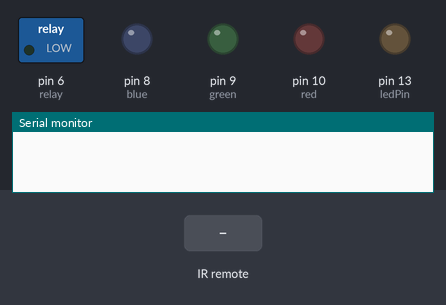
This sketch was run on a simulated Arduino Uno, built with avr-gcc and run on an emulated ATmega328P. On the bench: switched loads named in the sketch (green lamp = pin HIGH), output pins drawn as LEDs (lit = HIGH), the last lines printed to the serial monitor. The inputs (shaded band) are chosen by the test bench.

Above: at 1.2 s.
1.3 s: infrared code 0x18B07C3E received
At 2.1 s:
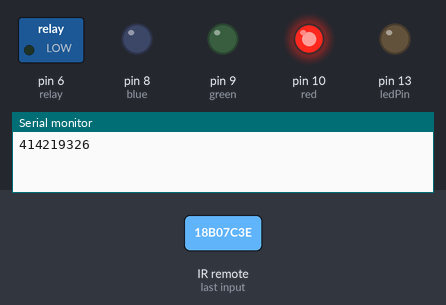
2.8 s: infrared code 0x738F2F1A received
At 3.2 s:
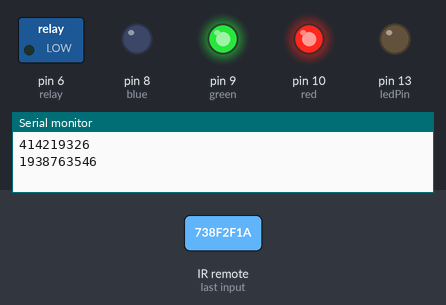
4.3 s: infrared code 0xAC77E57C received
At 5.5 s:
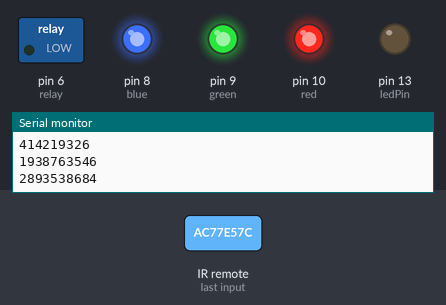
5.8 s: infrared code 0x24CA54E0 received
At 6.7 s:
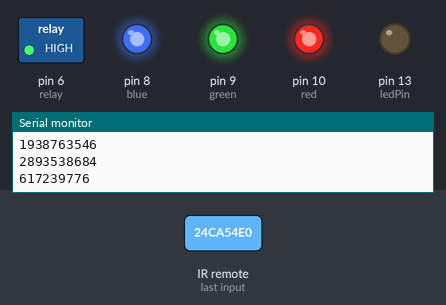
7.3 s: infrared code 0x18B07C3E received
At 7.9 s:
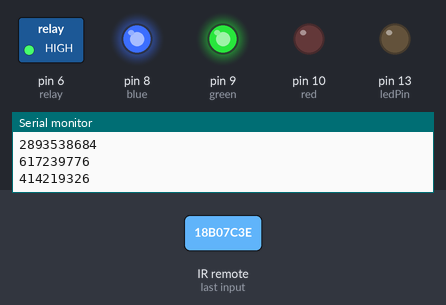
8.8 s: infrared code 0x738F2F1A received
At 10.2 s:
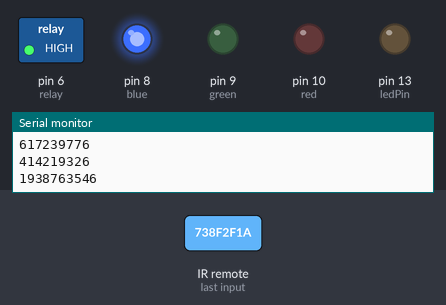
Timing chart, 0 to 11.3 s (numbered marks = the images above; inputs shaded):
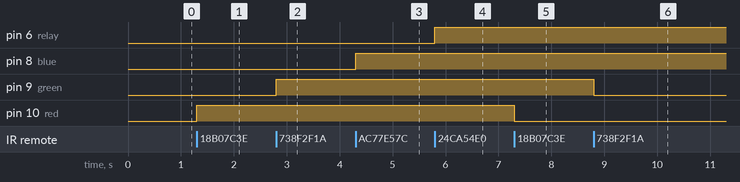

Measured:
- after the input at 1.3 s, pin 10 (red): LOW → HIGH at once
- after the input at 2.8 s, pin 9 (green): LOW → HIGH at once
- after the input at 4.3 s, pin 8 (blue): LOW → HIGH at once
- after the input at 5.8 s, pin 6 (relay): LOW → HIGH at once
- after the input at 7.3 s, pin 10 (red): HIGH → LOW at once
- after the input at 8.8 s, pin 9 (green): HIGH → LOW at once

The sketch:

relayremote.ino
```cpp
/*
tsop4838 ir sensor

pioneer car stereo remote model cxc3173
and cxc1265

volume down    3747631068
volume up 552493270
B    1476375678
ATT  3026238454
up   1938763546
left 414219326
right     2893538684
down 617239776
F    2452411324
A    2813070852
cd   1429926878
pause     2727811706
stereo    48774522


*/

/*
 * wiring:
 * ir receiver, put the round thing towards you, the pins are:
 * signal, ground, 3.3Volts   NOT 5v power!!!!!
 *
 * signal pin 7
 */

#include <IRremote.h>


const int red = 10;
const int green = 9;
const int blue = 8;

const int relay = 6;

const int irReceiverPin = 7;
const int ledPin = 13;
IRrecv irrecv(irReceiverPin); //create an IRrecv object
decode_results decodedSignal; //stores results from IR sensor

boolean lightState = false; //keep track of whether the LED is on
unsigned long last = millis(); //remember when we last received an IRmessage


void setup()
{
     pinMode(red, OUTPUT);
     pinMode(green, OUTPUT);
     pinMode(blue, OUTPUT);
     pinMode(relay, OUTPUT);


     pinMode(ledPin, OUTPUT);
     irrecv.enableIRIn(); // Start the receiver object

     Serial.begin(115200);

}
void loop()
{
     if (irrecv.decode(&decodedSignal) == true) //this is true if a message has been received
     {
          //if (millis() - last > 250)
          if (millis() - last > 250)
          { //has it been 1 sec since last message
               Serial.println(decodedSignal.value);
               doSomething(decodedSignal.value);
               //lightState = !lightState; //toggle the LED
               //digitalWrite(ledPin, lightState);
          }
          last = millis();
          irrecv.resume(); // watch out for another message
     }
}


void doSomething(unsigned long value)
{
     switch(value)
     {
          //cd   1429926878
          //turn on/off red
          case 414219326:
               if (digitalRead(red) ) //high
               {
                    digitalWrite(red, LOW);
               }
               else
               {
                    digitalWrite(red,HIGH);
               }
          break;
          //turn on/off green
          case 1938763546:
               if (digitalRead(green) ) //high
               {
                    digitalWrite(green, LOW);
               }
               else
               {
                    digitalWrite(green,HIGH);
               }
          break;
          //turn on/off blue
          case 2893538684:
               if (digitalRead(blue) ) //high
               {
                    digitalWrite(blue, LOW);
               }
               else
               {
                    digitalWrite(blue,HIGH);
               }
          break;
          case 617239776:
               if (digitalRead(relay) ) //high
               {
                    digitalWrite(relay, LOW);
               }
               else
               {
                    digitalWrite(relay,HIGH);
               }
          break;

          default:
          break;
     }
}//end doSomething
```
